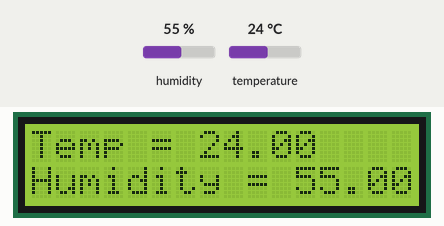
Simulated run of this sketch. Board: ESP8266 (NodeMCU). Shown: 16×2 character LCD. The inputs (shaded band) are chosen by the test bench; at power-on: humidity 55 %, temperature 24 °C. WiFi joins after 1.5 s; servers stay silent unless stated; no MQTT or app messages arrive unless stated; what the sketch prints to the serial monitor is not drawn.

Above: at 2.8 s.
2.9 s: humidity set to 22 %
At 7.2 s:
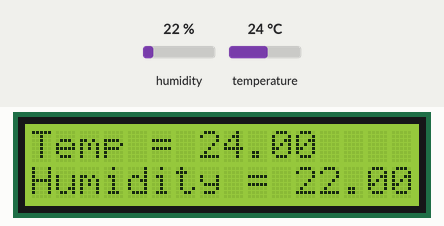
8.9 s: temperature set to 12 °C
At 12.0 s:
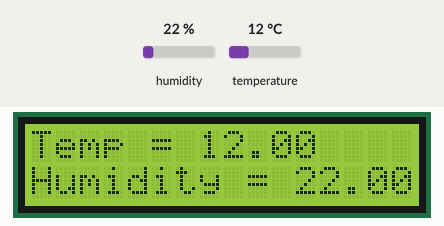
14.9 s: humidity set to 40 %
At 18.0 s:
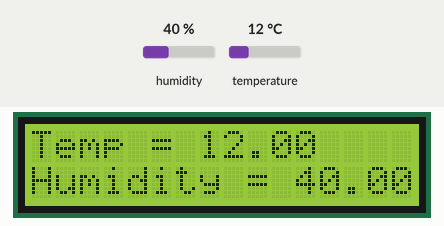
20.9 s: temperature set to 19 °C
At 22.8 s:
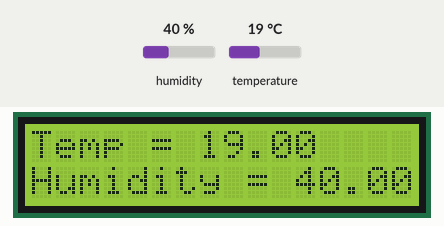
Timing chart, 0 to 24.3 s (numbered marks = the images above; inputs shaded):
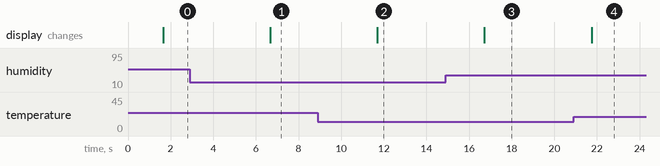

Measured:
- after the input at 2.9 s, the display: changes after 3.8 s (image 1)
- after the input at 8.9 s, the display: changes after 2.8 s (image 2)
- after the input at 14.9 s, the display: changes after 1.8 s (image 3)
- after the input at 20.9 s, the display: changes after 0.85 s (image 4)

The sketch:

Smart_Weather_Monitoring_system.ino
```cpp
#include<Adafruit_MQTT_Client.h> //Adafruit IO MQTT Library
#include<ESP8266WiFi.h>
WiFiClient esp;
#include<LiquidCrystal.h>   //LCD library
#include<DHT.h>   //DHT library
DHT dht(10,DHT11);  //Creating an object of type DHT
LiquidCrystal lcd(5,4,0,2,14,12); //Initialising the pins of the LCD (rs,en,D4,D5,D6,D7)
#define ssid "ssid" //provide wifi ssid
#define pass "pass" //provide wifi password
#define server "io.adafruit.com"  //Adafruit IO server
#define port 1883 //MQTT Port
#define user "user_name"  //Adafruit IO username
#define key "aio_HLDR92agYBnmKjubU5i3StHY78az"  //Adafruit IO Secret key

Adafruit_MQTT_Client mqtt(&esp,server,port,user,key); //Creating a client
Adafruit_MQTT_Publish te(&mqtt,user"/feeds/temp");  //accessing publishing feeds
Adafruit_MQTT_Publish hu(&mqtt,user"/feeds/humidity");
void setup()
{


  Serial.begin(115200);
  lcd.begin(16,2);
  lcd.clear();
  dht.begin();
  Serial.print("Connecting to WiFi");
  WiFi.begin(ssid,pass);  //Connecting to WiFi
  while(WiFi.status()!=WL_CONNECTED)
  {
    Serial.print(".");
  }
  Serial.println("Connected to WiFi");
  Serial.println("Connecting to Adafruit IO");
  while(mqtt.connect()) //Connecting to Adafruit IO
  {
    Serial.print(".");
  }
  Serial.println("Connected to Adafruit IO");


}

void loop() {

  float temp = dht.readTemperature();
  float hum = dht.readHumidity();
  Serial.print("Temp = ");
  Serial.println(temp);
  Serial.print("Humidity = ");
  Serial.println(hum);
  lcd.setCursor(0,0);
  lcd.print("Temp = ");
  lcd.print(temp);
  lcd.setCursor(0,1);
  lcd.print("Humidity = ");
  lcd.print(hum);

  if(mqtt.connected())
  {
    te.publish(temp); //Publishing the data to Adafruit IO
    hu.publish(hum);
  }
  else
  {
    Serial.println("Publishing unsuccessful");
  }
  delay(5000);
}
```
